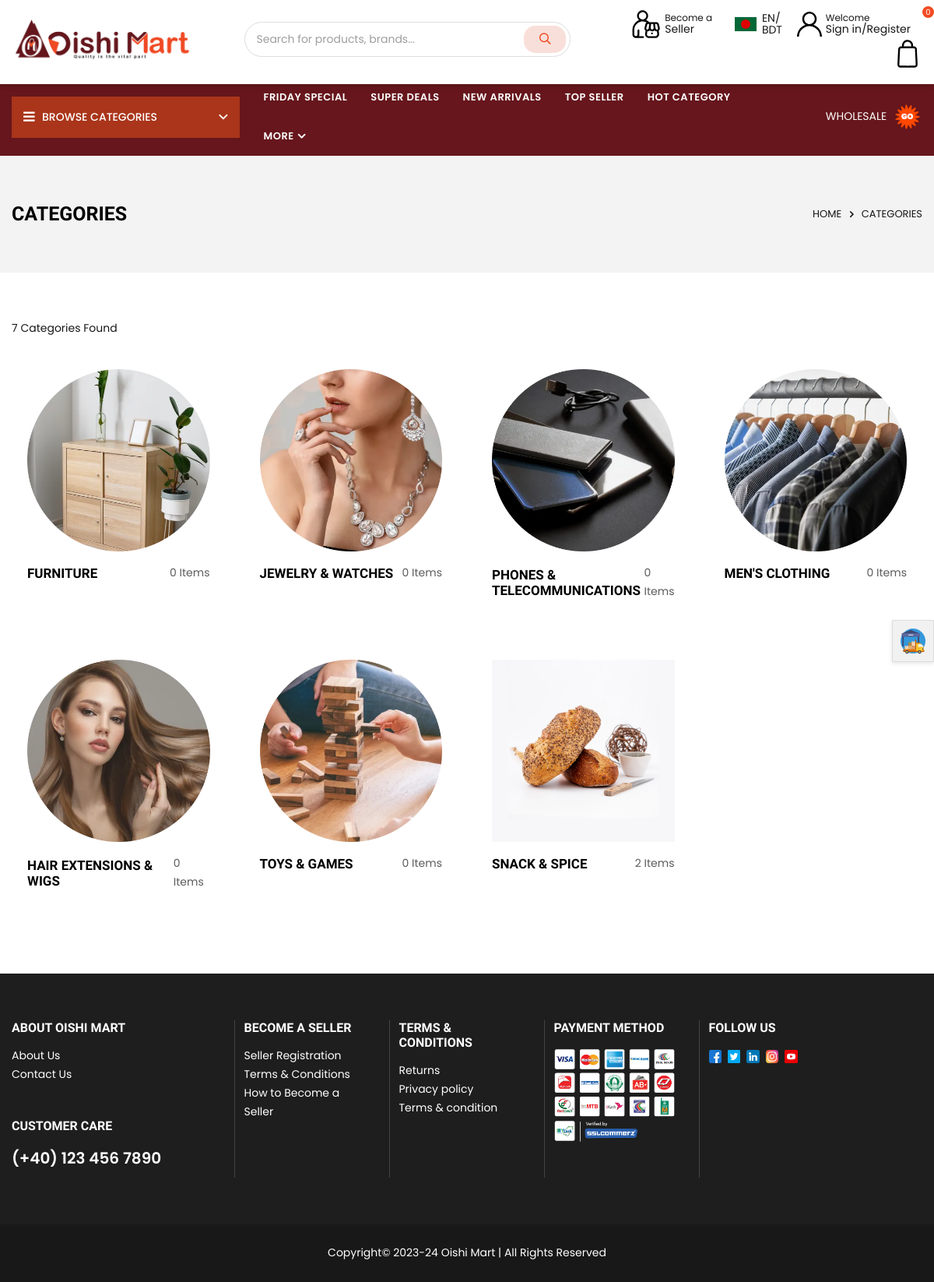
The page /category/ on the database its author committed.
### core/models.py (models this page shows, shortened)
class Category(models.Model):
    cid = ShortUUIDField(unique=True, length=10, max_length=20, prefix="cat", alphabet="abcdefgh12345")
    title = models.CharField(max_length=100, default="Food")
    image = models.ImageField(upload_to="category", default="category.jpg")
    class Meta:
        verbose_name_plural = "Categories"

### core/views.py (the view)
# urls.py: path("category/", category_list_view, name="category-list"),
def category_list_view(request):
    categories = Category.objects.all()
    context = {
        "categories": categories,
    }
    return render(request, 'core/category-list.html', context)

### templates/core/category-list.html (shortened to what this page needs)
            {% extends 'partials/base.html' %}
            {% load static %}
            {% block content %}
            <div id="page-content" class="mb-0">
                            <div class="page-header text-center">
                                <div class="container">
                                    <div class="row">
                                        <div class="col-12 col-sm-12 col-md-12 col-lg-12 d-flex justify-content-between align-items-center">
                                            <div class="page-title"><h1>Categories</h1></div>
                                            <div class="breadcrumbs"><a href="#" title="Back to the home page">Home</a><span class="title"><i class="icon anm anm-angle-right-l"></i>Categories</span></div>
                                        </div>
                                    </div>
                                </div>
                            </div>
                            <div class="container">
                                <p>{{ categories.count }} Categories Found</p>
                                <div class="collection-style1 row col-row row-cols-xl-4 row-cols-lg-3 row-cols-md-2 row-cols-2" style="padding-bottom: 80px;">
                                    {% for category in categories %}
                                    <div class="category-item col-item zoomscal-hov">
                                        <a href="#" class="category-link clr-none">
                                            <div class="zoom-scal zoom-scal-nopb"><img class="blur-up lazyload w-100" data-src="{{ category.image.url }}" src="{{ category.image.url }}" alt="collection" title="" width="365" height="365" /></div>
                                            <div class="details mt-3 d-flex justify-content-between align-items-center">
                                                <h4 class="category-title mb-0">{{ category.title }}</h4>
                                                <p class="counts">{{ category.category.count }} Item{{ category.category.count|pluralize }}</p>
                                            </div>
                                        </a>
                                    </div>
                                    {% endfor %}
                                </div>
                            </div>
                            </div>
                            {% endblock content %}

### templates/partials/base.html (shortened to what this page needs)
{% load static %}
<!DOCTYPE html>
<html class="no-js" lang="en">
<head>
        <link rel="stylesheet" href="{% static 'assets/css/plugins.css' %}">
        <link rel="stylesheet" href="{% static 'assets/css/style-min.css' %}">
        <link rel="stylesheet" href="{% static 'assets/css/responsive.css' %}">
		<link rel="stylesheet" href="https://cdnjs.cloudflare.com/ajax/libs/normalize/5.0.0/normalize.min.css">
    </head>
    <body class="template-index index-demo7">
		<div class="sticky-div">
        <div class="iconn"><img src="{% static 'assets/images/icons/wholesaler.png' %}" width="32" height="32" /></div>
		</div>
        <div class="page-wrapper">
            <header class="header header-7">
                <div class="header-main d-flex align-items-center">
				<div class="header-fixed" id="hideableDiv" style="position: fixed;width: 100%;transition: top 0.8s; z-index: 1000;background-color: #fff;box-shadow: 0 4px 6px rgba(0, 0, 0, 0.1);padding-top: 70px;padding-bottom: 20px;">
                    <div class="container container-1330">
                        <div class="row align-items-center">
                            <div class="logo col-4 col-sm-4 col-md-2 col-lg-2 col-xl-3 align-self-left">
                                <a class="logoImg" href="{{ request.scheme }}://{{ request.get_host }}"><img class="mx-auto mx-xl-0" src="{% static 'assets/images/1.png' %}" alt="Oishi Mart" title="Multi-Vendor Ecommerce Platform" /></a>
                            </div>
                            <div class="col-2 col-sm-2 col-md-2 col-lg-5 col-xl-5 align-self-center d-none d-xl-block">
                                <div class="minisearch-inline">
                                    <form class="form minisearch" id="header-search0" action="#" method="get">
                                        <div class="d-flex searchField">
                                            <div class="input-box d-flex fl-1 position-relative">
                                                <input type="text" class="input-group-field input-text rounded-pill" placeholder="Search for products, brands..." value="" />
                                                <button type="submit" class="input-group-btn action search d-flex-justify-center text-link" style="position: relative;
  float: right;
  width: 60px;
  height: 35px;
  top: 5px;
  right: 60px;
  background-color: #f9dfd9;
  border-radius: 15px;"><i class="hdr-icon icon anm anm-search-l"></i></button>
                                            </div>
                                        </div>
                                    </form>
                                </div>
                            </div>
                            <div class="col-3 col-sm-3 col-md-4 col-lg-4 col-xl-4 align-self-center icons-col text-right">
								<div class="account-link d-none d-xl-inline-block" style="padding-right: 15px;">
                                    <div class="clr-none d-flex align-items-center">
                                        <span><img src="{% static 'assets/svg/seller.svg' %}" height="38" width="38" /></span>
                                        <div class="d-flex flex-column text-left"><span style="line-height: 1.0;font-size: 12px;padding-left: 5px;">Become a</span><span style="line-height: 1.2;font-size: 14px;padding-left: 5px;"><a href="./login">Seller</a></span></div>
                                    </div>
                                </div>
								<div class="setting-parent iconset" style="padding-right: 15px;">
									<div class="setting-link" title="Setting">
										<div class="clr-none d-flex align-items-center">
                                        <span><img src="{% static 'assets/svg/bd-flag.png' %}" height="32" width="32" /></span>
                                        <div class="d-flex flex-column text-left"><span style="line-height: 1.0;font-size: 14px;padding-left: 5px;">EN/</span><span style="line-height: 1.2;font-size: 14px;padding-left: 5px;"><a href="./login">BDT</a></span></div>
										</div>
									</div>
								</div>
                                <div class="account-link d-none d-xl-inline-block" style="padding-right: 15px;">
                                    <div class="clr-none d-flex align-items-center">
                                        <span><img src="{% static 'assets/svg/user.svg' %}" height="32" width="32" /></span>
                                        {% if user.is_authenticated %}
                                            <div class="d-flex flex-column text-left"><span style="line-height: 1.0;font-size: 12px;padding-left: 5px;">Welcome, {{ user.username }}</span><span style="line-height: 1.2;font-size: 14px;padding-left: 5px;"><a href="{% url 'userauths:sign-out' %}">Sign out</a></span></div>
                                        {% else %}
                                        <div class="d-flex flex-column text-left"><span style="line-height: 1.0;font-size: 12px;padding-left: 5px;">Welcome</span><span style="line-height: 1.2;font-size: 14px;padding-left: 5px;"><a href="{% url 'userauths:sign-in' %}">Sign in/Register</a></span></div>
                                        {% endif %}
                                    </div>
                                </div>
								<div class="account-link d-none d-xl-inline-block">
                                    <div class="clr-none d-flex align-items-center">
                                        <span><img src="{% static 'assets/svg/bag.svg' %}" height="38" width="38" data-bs-toggle="offcanvas" data-bs-target="#minicart-drawer" /></span>
                                        <span class="cart-count cart-items-count">{{ request.session.cart_data_obj|length }}</span>
                                    </div>
                                </div>
                            </div>
                        </div>
                    </div>
                </div>
				</div>
                <div class="main-menu-outer d-none d-lg-block" style="margin-top: 50px;">
                    <div class="container container-1330">
                        <div class="menu-outer rounded-4">
                            <div class="row g-0">
                                <div class="col-1 col-sm-1 col-md-1 col-lg-3 align-self-center">
                                    <div class="header-vertical-menu toggle">
                                        <h4 class="menu-title d-flex-center body-font"><i class="icon anm anm-bars-r"></i><span class="text">Browse Categories</span></h4>
                                    </div>
                                </div>
                                <div class="col-1 col-sm-1 col-md-1 col-lg-7 align-self-center d-menu-col hdr-menu-left menu-position-left">
                                    <nav class="navigation ps-lg-3" id="AccessibleNav">
                                        <ul id="siteNav" class="site-nav medium left">
                                            <li class="lvl1"><a href="#">Friday Special</a>
                                            </li>
                                            <li class="lvl1"><a href="#">Super Deals</a>
                                            </li>
                                            <li class="lvl1"><a href="#">New Arrivals</a>
                                            </li>
                                            <li class="lvl1"><a href="#">Top Seller</a>
                                            </li>
                                            <li class="lvl1"><a href="#">Hot Category</a>
                                            </li>
                                            <li class="lvl1 parent dropdown"><a href="#">more <i class="icon anm anm-angle-down-l"></i></a>
                                            </li>
                                        </ul>
                                    </nav>
                                </div>
                                <div class="col-1 col-sm-1 col-md-1 col-lg-2 align-self-center text-right">
                                    <a href="#" class="store-link text-uppercase">Wholesale <img class="ms-1" src="{% static 'assets/images/icons/go-shape.png' %}" alt="icon" width="38" height="38" /></a>
                                </div>
                            </div>
                        </div>
                    </div>
                </div>
            </header>
            {% block content %}
            {% endblock content %}
            <div class="footer footer-2 ftr-bg-black">
                <div class="footer-top border-0 clearfix">
                    <div class="container container-1330">
                        <div class="row">
                            <div class="col-12 col-sm-12 col-md-12 col-lg-3 ftr-lft-logo mb-4 mb-lg-0">
                                <h4 class="h4">About Oishi Mart</h4>
                                        <ul>
                                            <li><a href="#">About Us</a></li>
                                            <li><a href="#">Contact Us</a></li>
                                        </ul>
                                        <p>&nbsp;</p>
                                        <h4 class="h4">Customer Care</h4>
                                        <p class="phone d-flex align-items-center fs-5 fw-600 mb-2"><a href="tel:401234567890">(+40) 123 456 7890</a></p>
                            </div>
                            <div class="col-12 col-sm-12 col-md-12 col-lg-2 ftr-lft-logo">
                                        <h4 class="h4">Become a Seller</h4>
                                        <ul>
                                            <li><a href="#">Seller Registration</a></li>
                                            <li><a href="#">Terms & Conditions</a></li>
                                            <li><a href="#">How to Become a Seller</a></li>
                                        </ul>
                            </div>
                            <div class="col-12 col-sm-12 col-md-12 col-lg-2 ftr-lft-logo">
                                        <h4 class="h4">Terms & conditions</h4>
                                        <ul>
                                            <li><a href="#">Returns</a></li>
                                            <li><a href="#">Privacy policy</a></li>
                                            <li><a href="#">Terms &amp; condition</a></li>
                                        </ul>
                            </div>
                            <div class="col-12 col-sm-12 col-md-12 col-lg-2 ftr-lft-logo">
                                    <h4 class="h4">Payment Method</h4>
                                        <img src="{% static 'assets/images/paywith_mobile_versionW.png' %}" />
                            </div>
                            <div class="col-12 col-sm-12 col-md-12 col-lg-3">
                                        <h4 class="h4">Follow Us</h4>
                                        <ul class="list-inline social-icons d-inline-flex align-items-center justify-content-center justify-content-sm-start col-12 col-sm-6 col-lg-5">
                                            <li class="list-inline-item"><a href="#" data-bs-toggle="tooltip" data-bs-placement="top" title="Facebook"><img src="{% static 'assets/images/icons/facebook.png' %}" /></a></li>
                                            <li class="list-inline-item"><a href="#" data-bs-toggle="tooltip" data-bs-placement="top" title="Twitter"><img src="{% static 'assets/images/icons/twitter.png' %}" /></a></li>
                                            <li class="list-inline-item"><a href="#" data-bs-toggle="tooltip" data-bs-placement="top" title="Linkedin"><img src="{% static 'assets/images/icons/linkedin.png' %}" /></a></li>
                                            <li class="list-inline-item"><a href="#" data-bs-toggle="tooltip" data-bs-placement="top" title="Instagram"><img src="{% static 'assets/images/icons/instagram.png' %}" /></a></li>
                                            <li class="list-inline-item"><a href="#" data-bs-toggle="tooltip" data-bs-placement="top" title="Youtube"><img src="{% static 'assets/images/icons/youtube.png' %}" /></a></li>
                                        </ul>
                            </div>
                        </div>
                    </div>
                </div>
                <div class="footer-middle clearfix">
                    <div class="container container-1330">
                        <ul class="ftr-info list-inline d-inline-flex w-100 justify-content-center text-center flex-column flex-sm-row">
                            <li class="list-inline-item">Copyright&copy; 2023-24 Oishi Mart | All Rights Reserved</li>
                        </ul>
                    </div>
                </div>
            </div>
        </div>
    </body>
</html>

### rows shown on the page
Category: image (picture), title "FURNITURE", category.count "0"
Category: image (picture), title "JEWELRY & WATCHES", category.count "0"
Category: image (picture), title "PHONES & TELECOMMUNICATIONS", category.count "0"
Category: image (picture), title "MEN'S CLOTHING", category.count "0"
Category: image (picture), title "HAIR EXTENSIONS & WIGS", category.count "0"
Category: image (picture), title "TOYS & GAMES", category.count "0"
Category: image (picture), title "SNACK & SPICE", category.count "2"

### other values the page prints
{{ request.session.cart_data_obj|length }} "0"
{{ categories.count }} "7"
